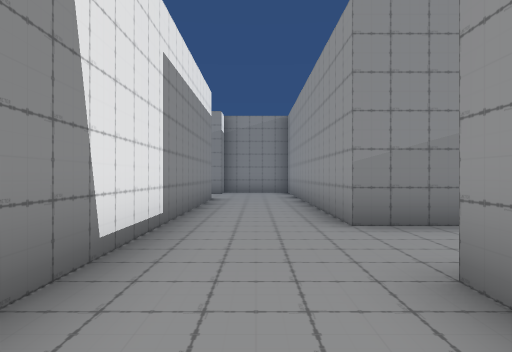
View 1 (above)

21 first-person views from a walk through a 3-D level made in the Unity game engine. The camera is 1.3 m above the floor, looks level and sees 70° across. The floor is counted in squares, 2 m on a side. Each view is taken from the middle of a square. On the plan, view 1 faces up. The plan holds only what a view shows up to about 11 squares ahead; the rest is blank. The place goes on beyond the plan. The player character is not drawn. Door leaves are left out, so doorways stand open.

View 2
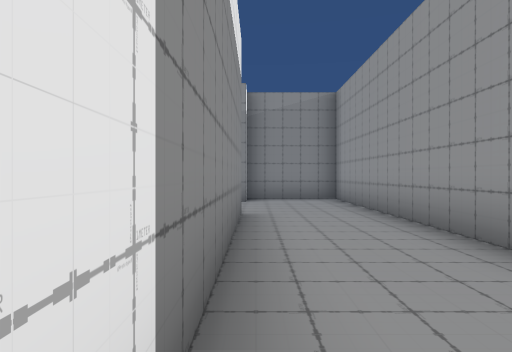

View 3
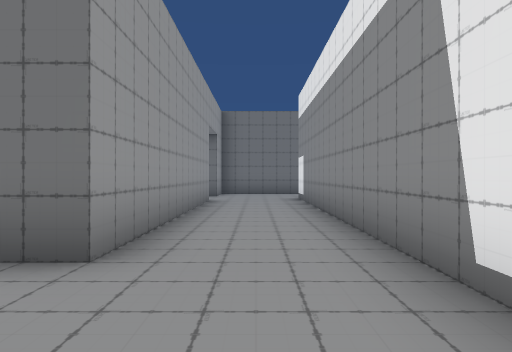

View 4
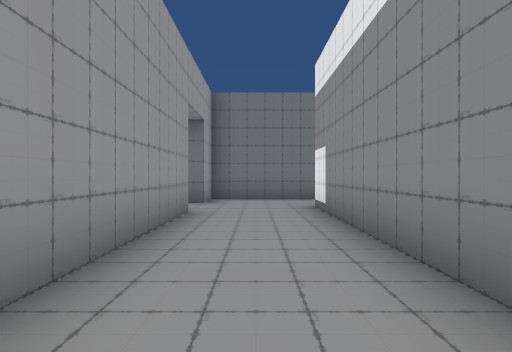

View 5
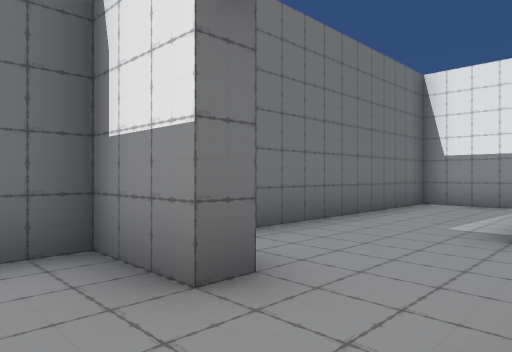

View 6
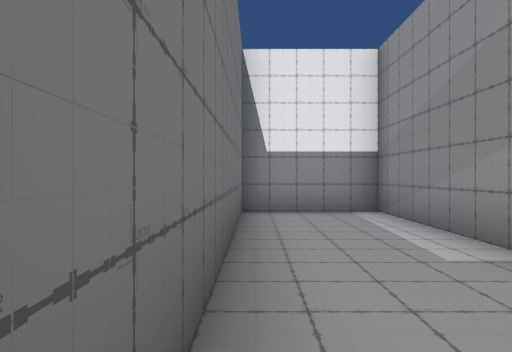

View 7
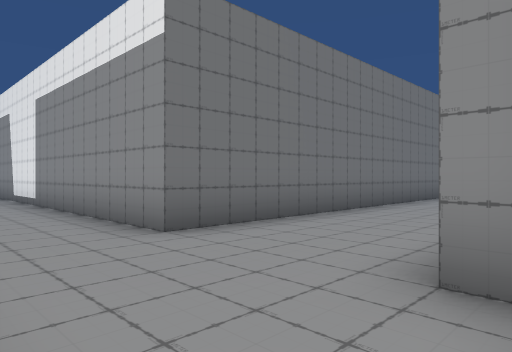

View 8
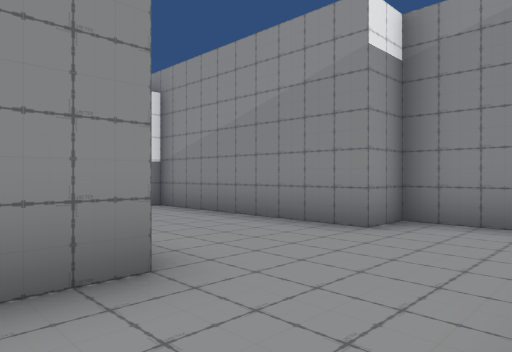

View 9
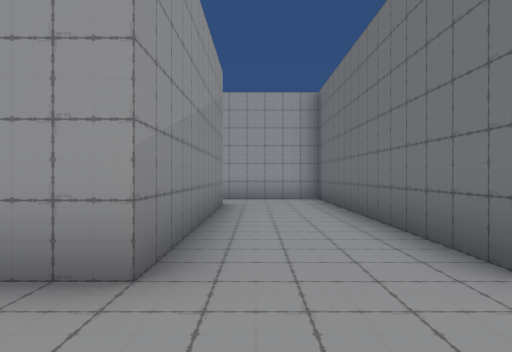

View 10
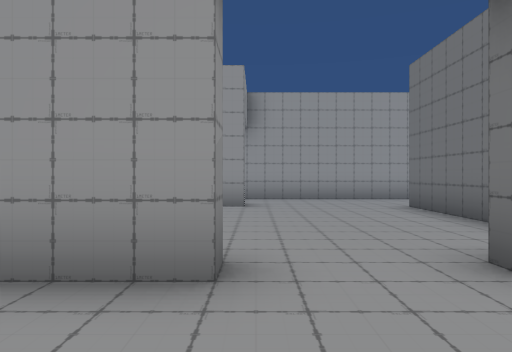

View 11
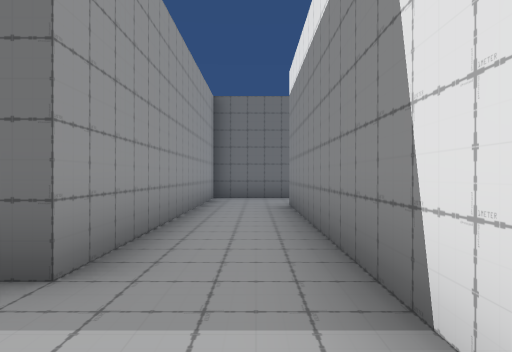

View 12
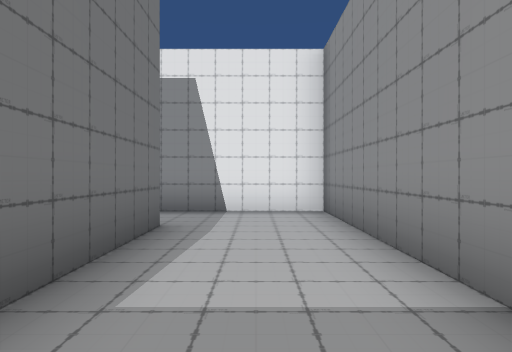

View 13
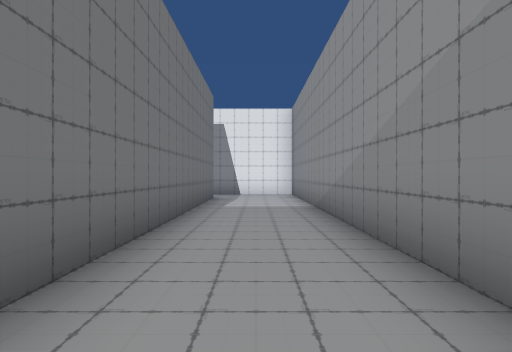

View 14
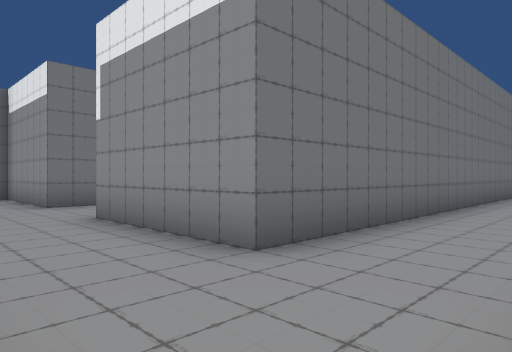

View 15
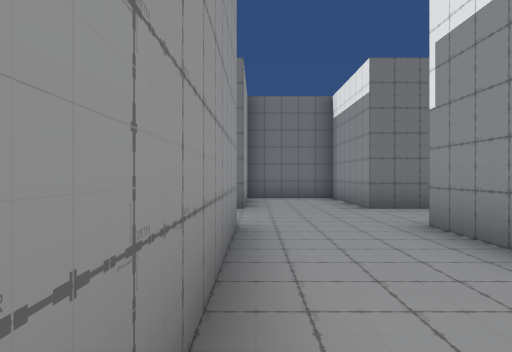

View 16
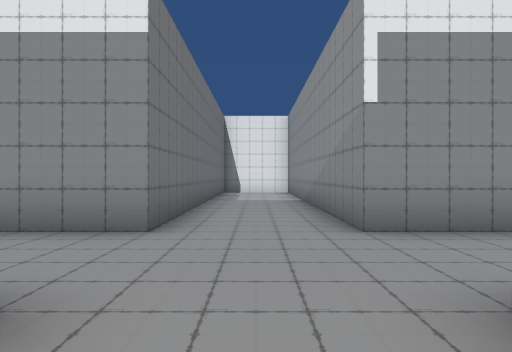

View 17
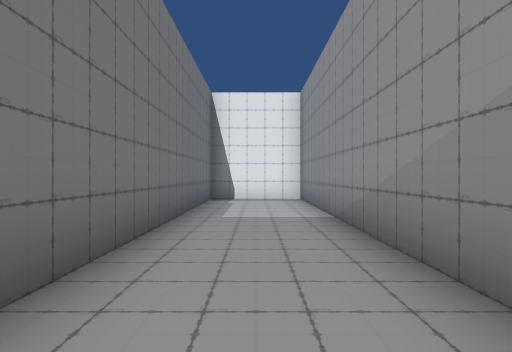

View 18
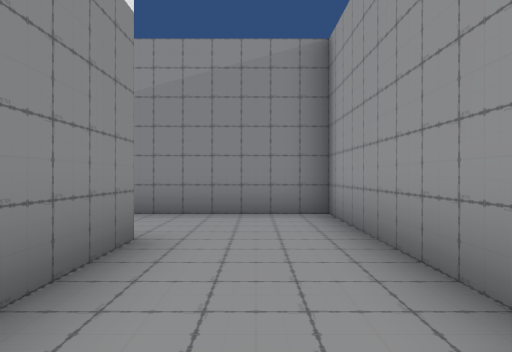

View 19
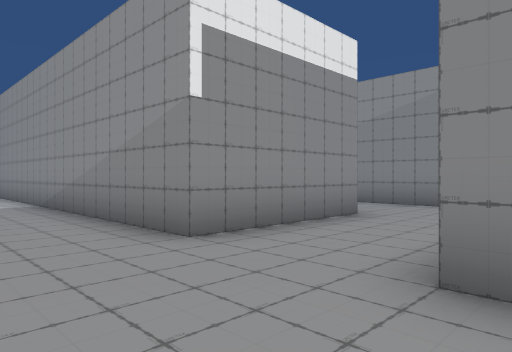

View 20
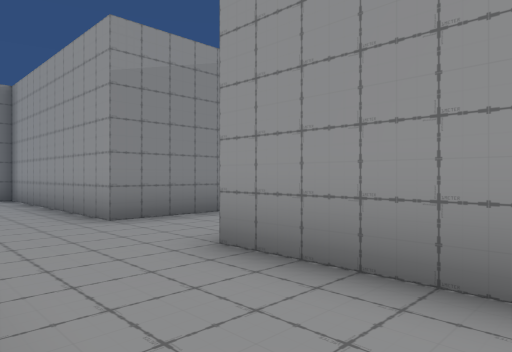

View 21
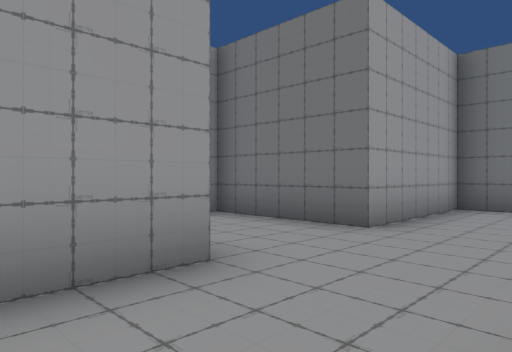

### Floor plan
Points are (right, up) in squares from view 1. A wall is a line through its corners. A room is listed if a view was taken in it or the views show most of it. See-through windows are left out.
Room 1 (views 1, 2, 3, 4, 6, 7, 8, 9, 10)
walls: (1.2, 4.7) (1.2, 14.3) (-1.3, 14.3) (-1.3, 13.3) (-6.2, 13.3); (1.2, -4.8) (1.2, 2.2); (-2.1, -5.7) (-5.8, -5.7) (-5.8, -8.2) (1.2, -8.2) (1.2, -6.7); (-6.5, 10.3) (-1.3, 10.3) (-1.3, -5.8)
ways out: open door at (1.5, -5.5) to room 2; opening at (1.5, 3.5) to room 3
Room 2 (view 5)
walls: (9.2, -9.4) (9.2, -4.6); (4, -8.2) (6.8, -8.2); (6.7, -4.9) (6.7, -4.2); (1.7, -6.7) (1.7, -8.2)
ways out: open door at (1.5, -5.5) to room 1; open door at (8.5, -4.5)
Room 3 (views 11, 12, 13, 14, 15, 16, 17, 18, 19, 20, 21)
walls: (25.4, 7.3) (23.3, 7.3) (23.3, 13.3) (7.2, 13.3) (7.2, 4.7) (1.2, 4.7); (1.2, 2.2) (9.2, 2.2) (9.2, 10.8) (20.7, 10.8) (20.7, 7.3) (10.8, 7.3) (10.8, 4.8) (20.7, 4.8) (20.7, 1.2) (23.3, 1.2) (23.3, 4.8) (25.5, 4.8)
ways out: opening at (1.5, 3.5) to room 1

Where each view was taken, in squares from view 1:
view 1: 0 up, 0 right, facing up
view 2: 4 up, 1 left, facing up
view 3: 5 up, 0 right, facing down
view 4: 2 up, 0 right, facing down
view 5: 5 down, 3 right, facing down-left
view 6: 8 down, 1 right, facing left
view 7: 14 up, 1 right, facing down-left
view 8: 9 up, 1 right, facing up-left
view 9: 4 up, 1 left, facing right
view 10: 5 down, 1 left, facing right
view 11: 13 up, 8 right, facing down
view 12: 12 up, 14 right, facing left
view 13: 12 up, 20 right, facing left
view 14: 13 up, 23 right, facing down-left
view 15: 12 up, 23 right, facing down
view 16: 6 up, 25 right, facing left
view 17: 6 up, 21 right, facing left
view 18: 7 up, 22 right, facing up
view 19: 5 up, 24 right, facing up-left
view 20: 2 up, 21 right, facing up-right
view 21: 9 up, 21 right, facing down-right
